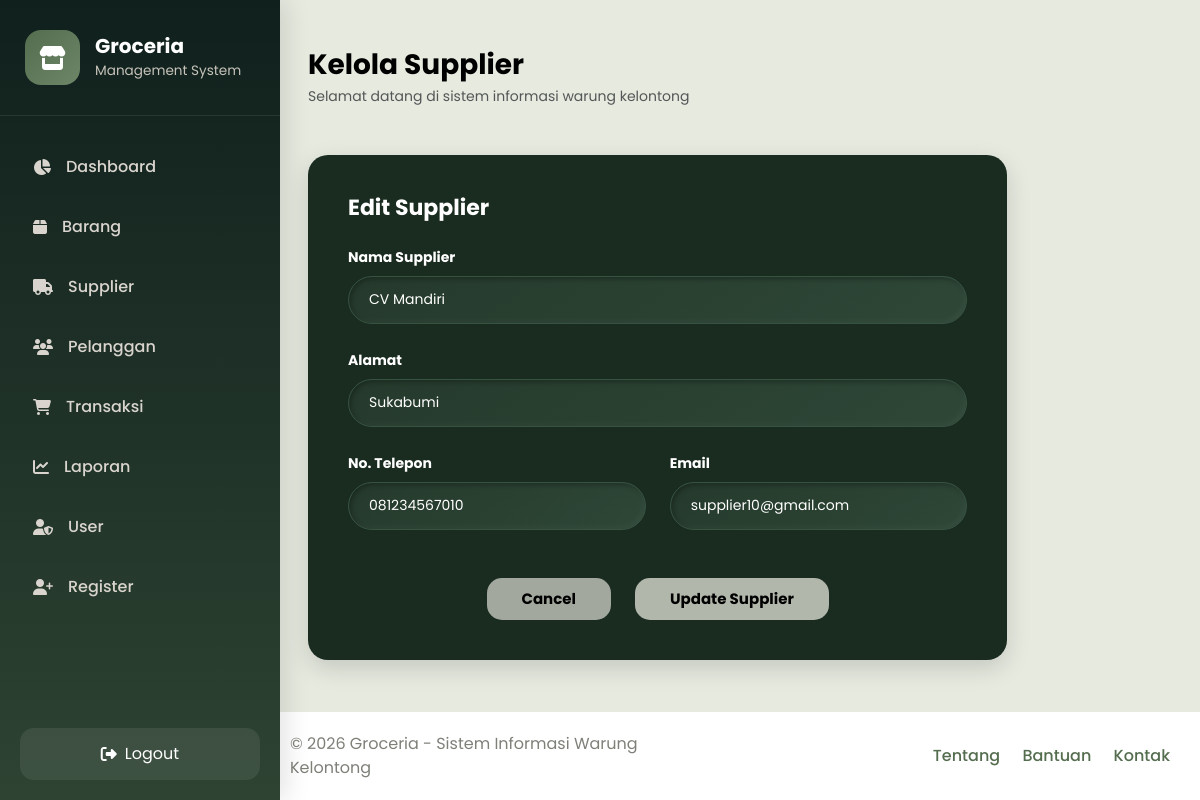
The app's page /supplier/edit.php?id_supplier=10 (signed in) with its own data.
### tables this page shows
CREATE TABLE `supplier` (
  `id_supplier` int(11) NOT NULL,
  `nama_supplier` varchar(100) DEFAULT NULL,
  `alamat` text DEFAULT NULL,
  `no_telepon` varchar(20) DEFAULT NULL,
  `email` varchar(100) DEFAULT NULL
);

### supplier/edit.php (the view, shortened to what this page needs)
<?php
require_once '../config/koneksi.php';
$id_supplier = mysqli_real_escape_string($conn, $_GET['id_supplier']);
$query_select = "SELECT * FROM supplier WHERE id_supplier = '$id_supplier'";
$result_select = mysqli_query($conn, $query_select);
$data = mysqli_fetch_assoc($result_select);
?>
<!DOCTYPE html>
<html lang="id">
<head>
    <link href="https://cdn.jsdelivr.net/npm/bootstrap@5.3.3/dist/css/bootstrap.min.css" rel="stylesheet">
    <link href="https://cdnjs.cloudflare.com/ajax/libs/font-awesome/6.5.1/css/all.min.css" rel="stylesheet">
    <link href="../assets/css/style.css" rel="stylesheet">
</head>
<body>
    <div class="wrapper d-flex max-vh-100">
        <div class="flex-shrink-0">
            <?php include '../templates/sidebar.php'; ?>
        </div>
        <div class="main-content flex-grow-1 d-flex flex-column">
            <div class="content-body flex-grow-1 p-5">
                <div class="mb-5">
                    <h2 class="fw-bold mb-1" style="font-size: 28px; color: #000000;">Kelola Supplier</h2>
                    <p class="text-muted mb-0" style="font-size: 14px;">Selamat datang di sistem informasi warung kelontong</p>
                </div>
                <div class="container-fluid p-0">
                    <div class="row">
                        <div class="col-xl-10 col-lg-12">
                            <div class="form-card-custom">
                                <h3 class="fw-bold mb-4" style="font-size: 22px;">Edit Supplier</h3>
                                <form action="" method="POST">
                                    <div class="mb-4">
                                        <label for="nama_supplier" class="form-label">Nama Supplier</label>
                                        <input type="text" class="form-control" id="nama_supplier" name="nama_supplier" required value="<?php echo htmlspecialchars($data['nama_supplier']); ?>">
                                    </div>
                                    <div class="mb-4">
                                        <label for="alamat" class="form-label">Alamat</label>
                                        <input type="text" class="form-control" id="alamat" name="alamat" required value="<?php echo htmlspecialchars($data['alamat']); ?>">
                                    </div>
                                    <div class="row mb-5">
                                        <div class="col-md-6 mb-4 mb-md-0">
                                            <label for="no_telepon" class="form-label">No. Telepon</label>
                                            <input type="text" class="form-control" id="no_telepon" name="no_telepon" required value="<?php echo htmlspecialchars($data['no_telepon']); ?>">
                                        </div>
                                        <div class="col-md-6">
                                            <label for="email" class="form-label">Email</label>
                                            <input type="email" class="form-control" id="email" name="email" required value="<?php echo htmlspecialchars($data['email']); ?>">
                                        </div>
                                    </div>
                                    <div class="d-flex justify-content-center gap-4 mt-3">
                                        <a href="index.php" class="btn btn-cancel-custom">Cancel</a>
                                        <button type="submit" name="update" class="btn btn-submit-custom">Update Supplier</button>
                                    </div>
                                </form>
                            </div>
                        </div>
                    </div>
                </div>
            </div>
                    <?php include '../templates/footer.php'; ?>
        </div>
    </div>
</body>
</html>

### assets/css/style.css (style rules this page uses)
* { margin: 0; padding: 0; box-sizing: border-box; }
body { font-family: 'Poppins', sans-serif; background: linear-gradient(135deg, #667eea 0%, #764ba2 100%); min-height: 100vh; color: #333; }
.container-fluid { padding: 0; }
.wrapper { display: flex; min-height: 100vh; }
.main-content { flex: 1; margin-left: 260px; transition: all 0.3s ease; min-height: 100vh; background: #f8f9fa; }
.content-body { padding: 0 2rem 2rem; }
.btn { border-radius: 10px; font-weight: 500; padding: 0.75rem 1.5rem; transition: all 0.3s ease; border: none; text-transform: none; }
.form-control, .form-select { border-radius: 10px; border: 2px solid #e9ecef; padding: 0.75rem 1rem; font-size: 0.95rem; transition: all 0.3s ease; background: #fafbfc; }

### supplier/edit.php (style rules this page uses)
body { background-color: #ffffff; }
.content-body { background-color: #E6EADF; }
.form-card-custom { background-color: #1A2B20; border-radius: 20px; padding: 40px; color: #ffffff; box-shadow: 0 8px 24px rgba(0,0,0,0.15); }
.form-card-custom .form-label { font-weight: 700; font-size: 14px; color: #ffffff; margin-bottom: 8px; }
.form-card-custom .form-control { background: linear-gradient(145deg, #253A2C, #2E4737); border: 1px solid #365340; border-radius: 30px; height: 48px; color: #ffffff; padding-left: 20px; padding-right: 20px; font-size: 14px; box-shadow: inset 2px 2px 5px rgba(0,0,0,0.3), inset -2px -2px 5px rgba(255,255,255,0.05); }
.btn-cancel-custom { background-color: #A3A89E; color: #000000; border: none; border-radius: 15px; padding: 10px 35px; font-weight: 700; font-size: 15px; transition: all 0.2s; text-decoration: none; display: inline-flex; align-items: center; justify-content: center; }
.btn-submit-custom { background-color: #B2B7AC; color: #000000; border: none; border-radius: 15px; padding: 10px 35px; font-weight: 700; font-size: 15px; transition: all 0.2s; }

### records on screen
supplier: nama_supplier "CV Mandiri", alamat "Sukabumi", no_telepon "081234567010", email "supplier10@gmail.com"
